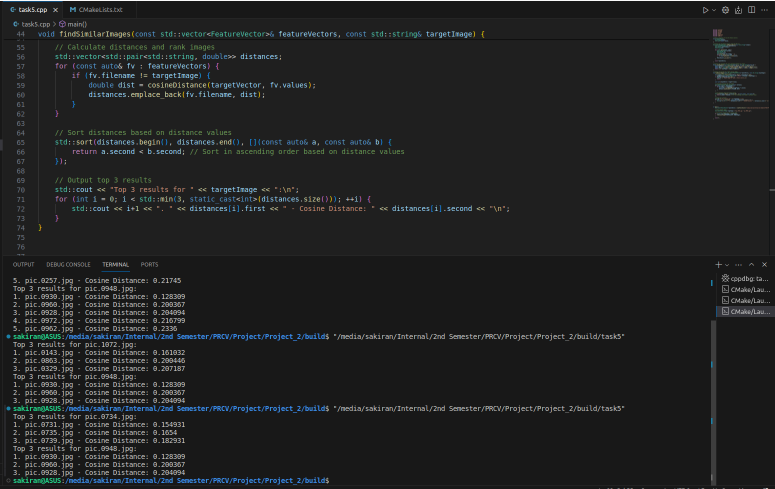
//> input picture Project 2/DNN vs Classic features(task_6)/image.png, 1550 x 978 px, given in place of Image.jpg, which was not available (shown at 1/2 size)
$ ./sepiamain   (built with g++ and OpenCV 4)
//> lines starting //> are read from the running program, lines starting //| are printed output that depends on the picture; pictures that were not available may be replaced by others from this repository, and a replacement may not be noted
#include <iostream>
#include <opencv2/opencv.hpp>

int main() {
    // Read image
    cv::Mat img = cv::imread("Image.jpg");
//> img is the input picture: 978 rows x 1550 cols, CV_8UC3; mean B, G, R 33.8, 33.5, 32.4

    if (img.empty()) {
        std::cerr << "Error reading image file." << std::endl;
        return -1;
    }

    cv::Size newsize(750, 497);

    cv::resize(img, img, newsize);
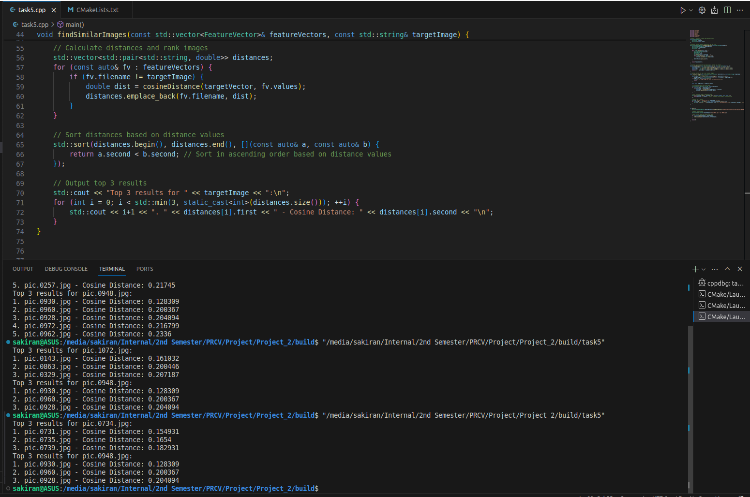
//> img: 497 rows x 750 cols, CV_8UC3; mean B, G, R 33.8, 33.5, 32.4


    // Get image dimensions
    int width = img.cols;
//> width = 750
    int height = img.rows;
//> height = 497

    // Convert to sepia with vignetting
    double vignetteStrength = 0.3;   //Adjust this value for the strength of vignetting //

    // Convert to sepia
    for (int y = 0; y < height; y++) {
        for (int x = 0; x < width; x++) {
            cv::Vec3b& pixel = img.at<cv::Vec3b>(y, x);

            // Extract color channels
            int r = pixel[2];
            int g = pixel[1];
            int b = pixel[0];

            // Calculate new color values
            int tb = static_cast<int>(0.272 * r + 0.534 * g + 0.131 * b);
            int tg = static_cast<int>(0.349 * r + 0.686 * g + 0.168 * b);
            int tr = static_cast<int>(0.393 * r + 0.769 * g + 0.189 * b);

            // Calculate vignetting effect
            double vignette = pow((1.0 - sqrt(pow((x - width / 2.0) / (width / 2.0), 2) + pow((y - height / 2.0) / (height / 2.0), 2))), vignetteStrength);

            // Apply vignetting
            tr *= vignette;
            tg *= vignette;
            tb *= vignette;

            // Check conditions and set new values
            pixel[2] = (tr > 255) ? 255 : tr;
            pixel[1] = (tg > 255) ? 255 : tg;
            pixel[0] = (tb > 255) ? 255 : tb;
        }
    }
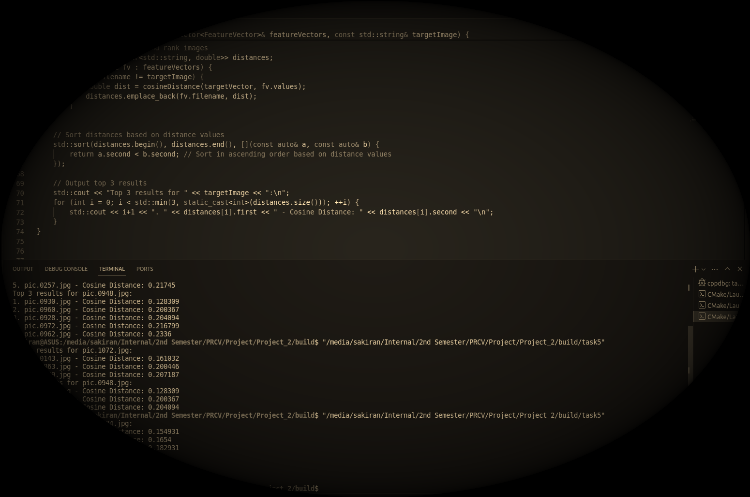
//> img: 497 rows x 750 cols, CV_8UC3; mean B, G, R 15.1, 19.4, 21.9


    while (true) {

        cv::imshow("Output", img);

        cv::waitKey(10);


        // Write image
        cv::imwrite("Output.jpg", img);
        if (cv::waitKey(10) == 'q') {
//> the 'q' key is pressed
            break;
        }

    }
    //cv::imshow("Output", img);
    //cv::waitKey(10);

    //// Write image
    //cv::imwrite("Output.jpg", img);

    return 0;
}

$ run again, with Project 2/DNN vs Classic features(task_6)/task1.png copied over Project 2/DNN vs Classic features(task_6)/image.png
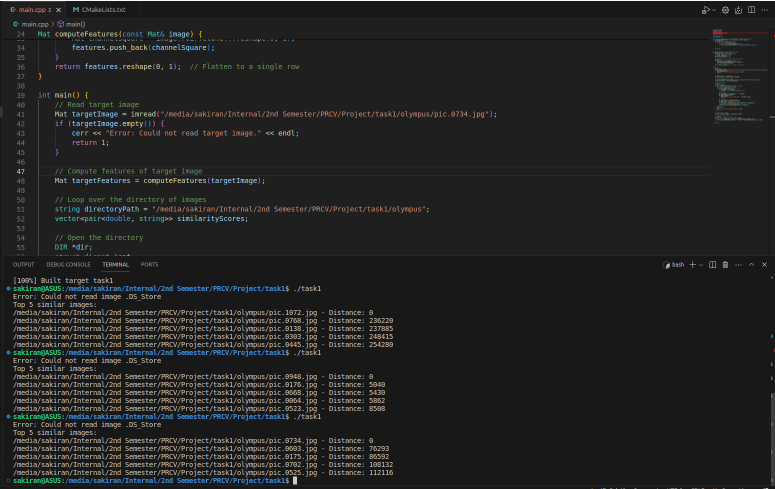
//> input picture Project 2/DNN vs Classic features(task_6)/task1.png, 1550 x 978 px, given in place of Image.jpg, which was not available (shown at 1/2 size)
//> img is the input picture: 978 rows x 1550 cols, CV_8UC3; mean B, G, R 35, 34.8, 34
//> `cv::resize(img, img, newsize);`:
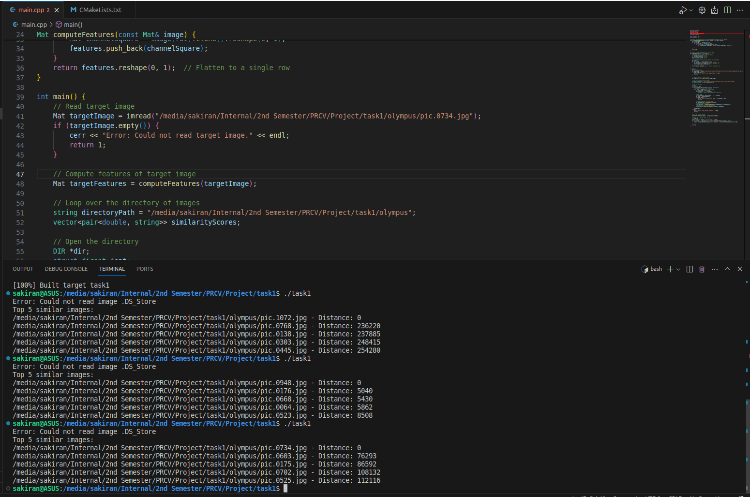
//> img: 497 rows x 750 cols, CV_8UC3; mean B, G, R 35, 34.8, 34
//> after the loop `for (int y = 0; y < height; y++)`:
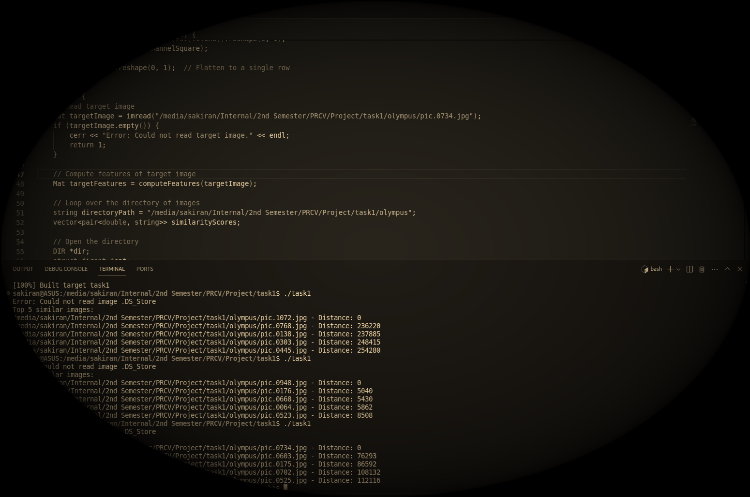
//> img: 497 rows x 750 cols, CV_8UC3; mean B, G, R 15.9, 20.4, 23
